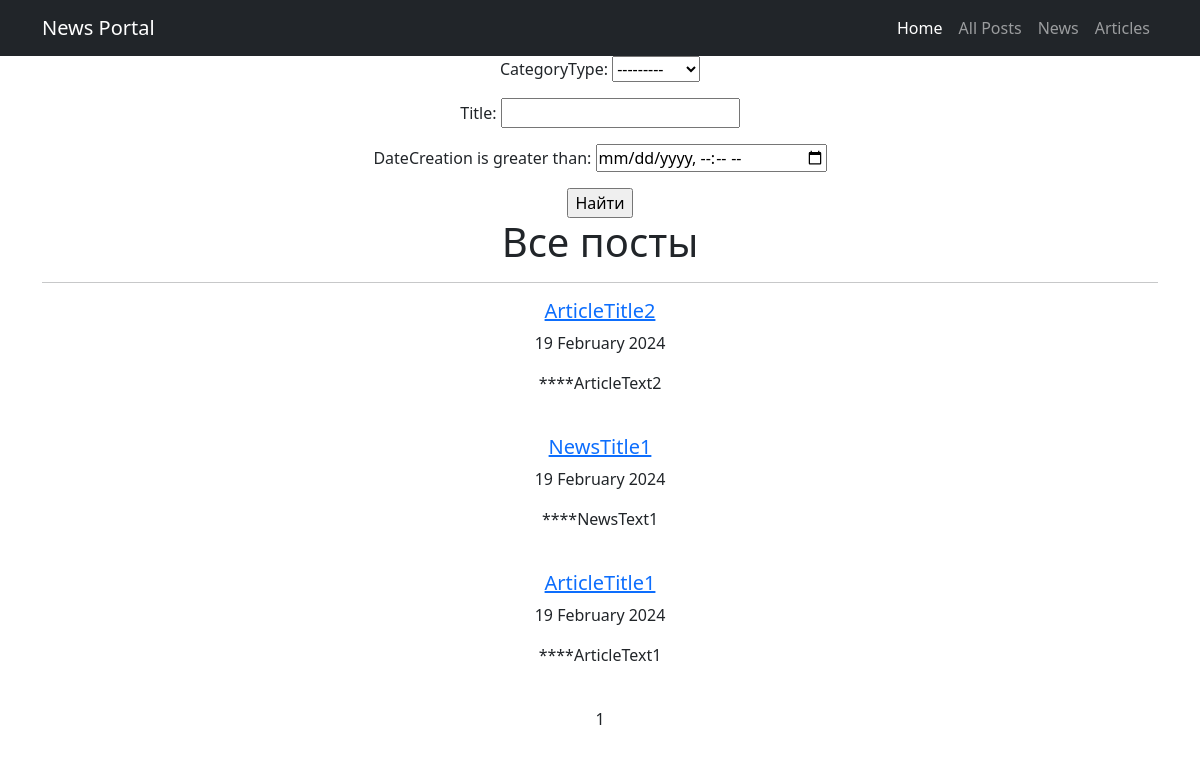
Before: /posts/ (signed in) with the older database file.
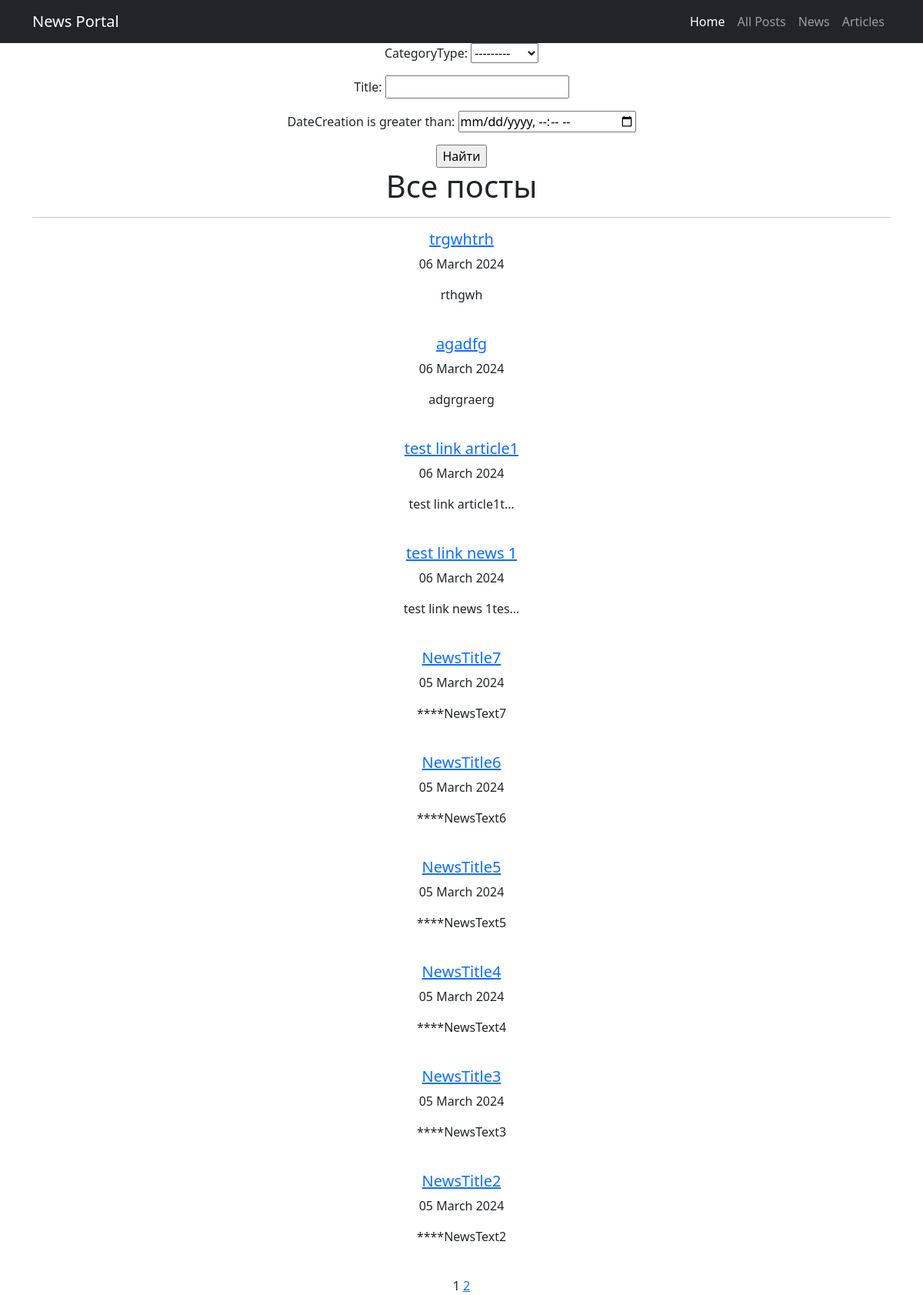
After: the same page with the newer database file.
### news/models.py (models this page shows, shortened)
class Post(models.Model):
    NEWS = 'NW'
    ARTICLE = 'AR'
    CATEGORY_CHOICES = [
        (NEWS, 'Новость'),
        (ARTICLE, 'Статья')
    ]
    author = models.ForeignKey(Author, on_delete=models.CASCADE)
    categoryType = models.CharField(max_length=2, choices=CATEGORY_CHOICES, default=ARTICLE)
    dateCreation = models.DateTimeField(auto_now_add=True)
    postCategory = models.ManyToManyField(Category, through='PostCategory')
    title = models.CharField(max_length=128)
    text = models.TextField()
    rating = models.SmallIntegerField(default=0)

### news/views.py (the view)
# urls.py: path('posts/', PostList.as_view(), name='post_list'),
class PostList(FilteredListView):
    model = Post
    queryset = Post.objects.order_by('-dateCreation')
    filter_class = PostFilter
    template_name = 'posts.html'
    context_object_name = 'posts'

### news/templatetags/custom_filters.py (called while the page is built)
@register.filter()
def censor(value):
    for word in CENSOR_WORDS:
        pattern = re.compile(re.escape(word), re.IGNORECASE)
        value = pattern.sub(lambda x: '*' * len(x.group()), value)
    return value

### news/views.py (called while the page is built)
    def get_queryset(self):
        queryset = super().get_queryset()
        self.filterset = self.filter_class(self.request.GET, queryset)
        return self.filterset.qs

    def get_context_data(self, **kwargs):
        context = super().get_context_data(**kwargs)
        context['filterset'] = self.filterset
        return context

### templates/posts.html (shortened to what this page needs)
{% extends 'flatpages/default.html' %}
{% load custom_filters %}
{% block content %}
    {% with 'flatpages/filters_form.html' as template_name %}
        {% include template_name %}
    {% endwith %}
    <h1>Все посты</h1>
    <hr>
    {% if posts %}
           {% for post in posts %}
                <div>
                    {% if post.categoryType == 'NW' %}
                        <a href="{% url 'new_detail' pk=post.id %}">
                    {% elif post.categoryType == 'AR' %}
                        <a href="{% url 'article_detail' pk=post.id %}">
                    {% endif %}
                            <h5>{{ post.title|censor }}</h5>
                    </a>
                    <p>{{ post.dateCreation|date:"d F Y"}}</p>
                    <p>{{ post.text|censor|truncatechars:20 }}</p>
                </div>
                <br>
           {% endfor %}
    {% else %}
       <h2>Постов нет!</h2>
    {% endif %}
    {% with 'flatpages/paginate.html' as template_name %}
        {% include template_name %}
    {% endwith %}
{% endblock content %}

Changed rows visible on the page:
no longer on this page (row unchanged): Post: title|censor "ArticleTitle2", dateCreation "19 February 2024", text|censor "****ArticleText2"
no longer on this page (row edited): Post: title|censor "NewsTitle1", dateCreation "19 February 2024", text|censor "****NewsText1"
no longer on this page (row edited): Post: title|censor "ArticleTitle1", dateCreation "19 February 2024", text|censor "****ArticleText1"
added Post: title|censor "trgwhtrh", dateCreation "06 March 2024", text|censor "rthgwh"
added Post: title|censor "agadfg", dateCreation "06 March 2024", text|censor "adgrgraerg"
added Post: title|censor "test link article1", dateCreation "06 March 2024", text|censor "test link article1t…"
added Post: title|censor "test link news 1", dateCreation "06 March 2024", text|censor "test link news 1tes…"
added Post: title|censor "NewsTitle7", dateCreation "05 March 2024", text|censor "****NewsText7"
added Post: title|censor "NewsTitle6", dateCreation "05 March 2024", text|censor "****NewsText6"
added Post: title|censor "NewsTitle5", dateCreation "05 March 2024", text|censor "****NewsText5"
added Post: title|censor "NewsTitle4", dateCreation "05 March 2024", text|censor "****NewsText4"
added Post: title|censor "NewsTitle3", dateCreation "05 March 2024", text|censor "****NewsText3"
added Post: title|censor "NewsTitle2", dateCreation "05 March 2024", text|censor "****NewsText2"
Other visible differences:
{{ page_obj.next_page_number }}: (not shown) → "2"
